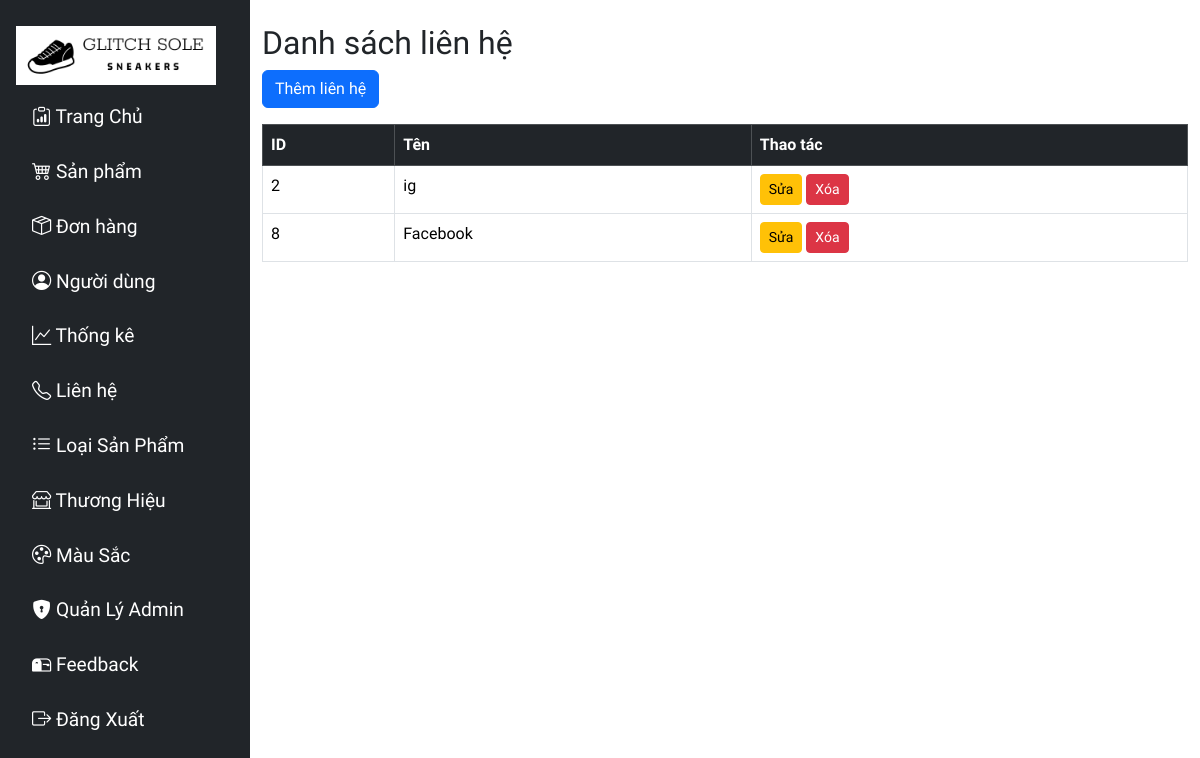
/view/admin/contact.php (signed in), run on the app's committed database.
### tables this page shows
CREATE TABLE `lienhe` (
  `MA_LH` int(11) NOT NULL,
  `TEN_LH` varchar(50) NOT NULL
);

### view/admin/contact.php (the view, shortened to what this page needs)
<?php
include_once("../layout/sidebar.php");
include_once("../../config/config.php");
$sql = "SELECT * FROM lienhe";
$result = mysqli_query($conn, $sql);
?>
<div class="container mt-4">
    <h2>Danh sách liên hệ</h2>
    <a href="contact-add.php" class="btn btn-primary mb-3">Thêm liên hệ</a>
    <table class="table table-bordered">
        <thead class="table-dark">
            <tr>
                <th>ID</th>
                <th>Tên</th>
                <th>Thao tác</th>
            </tr>
        </thead>
        <tbody>
            <?php while ($row = mysqli_fetch_assoc($result)): ?>
                <tr>
                    <td><?= $row['MA_LH'] ?></td>
                    <td><?= $row['TEN_LH'] ?></td>
                    <td>
                        <a href="contact-edit.php?MA_LH=<?= $row['MA_LH'] ?>" class="btn btn-warning btn-sm">Sửa</a>
                        <a href="contact-delete.php?MA_LH=<?= $row['MA_LH'] ?>" class="btn btn-danger btn-sm" onclick="return confirm('Xóa liên hệ này?');">Xóa</a>
                    </td>
                </tr>
            <?php endwhile; ?>
        </tbody>
</div>

### view/layout/sidebar.php (style rules this page uses)
* { font-family: 'Lexend'; }
body { overflow-x: hidden; }

### data on the page
lienhe: MA_LH "2", TEN_LH "ig"
lienhe: MA_LH "8", TEN_LH "Facebook"
